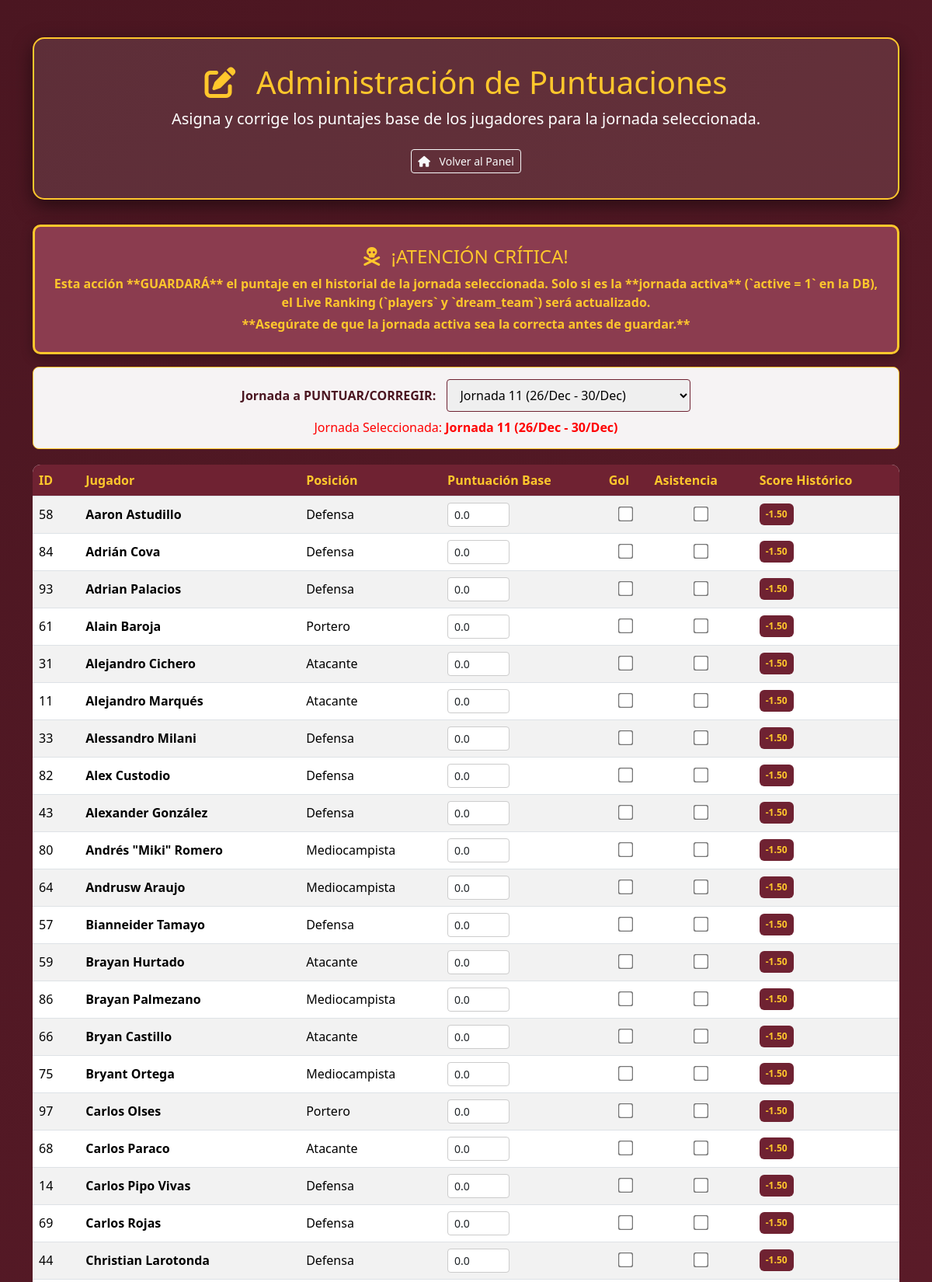
The page /admin_scores.php (signed in, upper part) on the database its author committed.
### tables this page shows
CREATE TABLE `jornadas` (
  `id` int(11) NOT NULL,
  `nombre` varchar(50) NOT NULL,
  `fecha_mercado_inicio` datetime DEFAULT NULL,
  `fecha_mercado_fin` datetime DEFAULT NULL,
  `fecha_puntuacion_inicio` datetime DEFAULT NULL,
  `fecha_puntuacion_fin` datetime DEFAULT NULL,
  `active` tinyint(1) DEFAULT 1,
  `created_at` timestamp NULL DEFAULT current_timestamp(),
  `is_market_open` tinyint(1) DEFAULT 0
);

CREATE TABLE `players` (
  `p_id` int(11) NOT NULL,
  `name` varchar(100) NOT NULL,
  `position` varchar(50) DEFAULT NULL,
  `goals` int(11) DEFAULT 0,
  `assists` int(11) DEFAULT 0,
  `yellow_cards` int(11) DEFAULT 0,
  `red_cards` int(11) DEFAULT 0,
  `price` decimal(10,2) DEFAULT 0.00,
  `score` decimal(5,2) DEFAULT 0.00,
  `score_date` date DEFAULT curdate(),
  `final_score` decimal(5,2) DEFAULT 0.00,
  `posicion` varchar(50) DEFAULT NULL
);

CREATE TABLE `player_jornada_scores` (
  `player_id` int(11) NOT NULL,
  `jornada_id` int(11) NOT NULL,
  `base_score` decimal(5,2) DEFAULT 0.00,
  `gol` tinyint(1) DEFAULT 0,
  `asistencia` tinyint(1) DEFAULT 0,
  `final_score` decimal(5,2) DEFAULT 0.00
);

### admin_scores.php (the view, shortened to what this page needs)
<?php
include 'db_connect.php';
$error_msg = '';
$jornadas = [];
$selected_jornada_id = null;
$selected_jornada_nombre = 'N/A';
$sql_jornadas = "SELECT id, nombre, fecha_mercado_inicio, fecha_puntuacion_fin, active FROM jornadas ORDER BY id DESC";
if ($resultado_j = mysqli_query($conn, $sql_jornadas)) {
    while ($fila = mysqli_fetch_assoc($resultado_j)) {
        $jornadas[] = $fila;
    }
} else {
    $error_msg = "Error al obtener jornadas: " . mysqli_error($conn);
}
if (isset($_GET['jornada_id']) && is_numeric($_GET['jornada_id'])) {
    $selected_jornada_id = intval($_GET['jornada_id']);
} elseif (!empty($jornadas)) {
    $selected_jornada_id = $jornadas[0]['id'];
}
foreach ($jornadas as $j) {
    if ($j['id'] == $selected_jornada_id) {
        $inicio = date('d/M', strtotime($j['fecha_mercado_inicio']));
        $fin = date('d/M', strtotime($j['fecha_puntuacion_fin']));
        $selected_jornada_nombre = htmlspecialchars($j['nombre']) . " (" . $inicio . " - " . $fin . ")";
        break;
    }
}
$historical_scores = [];
if ($selected_jornada_id) {
    $hist_query = "SELECT player_id, base_score, gol, asistencia, final_score FROM player_jornada_scores WHERE jornada_id = ?";
    if ($stmt_hist = mysqli_prepare($conn, $hist_query)) {
        mysqli_stmt_bind_param($stmt_hist, "i", $selected_jornada_id);
        mysqli_stmt_execute($stmt_hist);
        $result_hist = mysqli_stmt_get_result($stmt_hist);
        while ($row = mysqli_fetch_assoc($result_hist)) {
            $historical_scores[$row['player_id']] = $row;
        }
    } else {
        $error_msg .= " Error al preparar la consulta histórica: " . mysqli_error($conn);
    }
}
$query_players = "SELECT * FROM players ORDER BY name";
$players_result = mysqli_query($conn, $query_players);
?>
<!DOCTYPE html>
<html lang="es">
<head>
    <link href="https://cdn.jsdelivr.net/npm/bootstrap@5.3.3/dist/css/bootstrap.min.css" rel="stylesheet">
    <link rel="stylesheet" href="https://cdnjs.cloudflare.com/ajax/libs/font-awesome/6.5.2/css/all.min.css">
</head>
<body>
<div class="container mt-5">
    <header class="admin-header text-center">
        <h1 class="text-gold"><i class="fas fa-edit me-3"></i> Administración de Puntuaciones</h1>
        <p class="lead">Asigna y corrige los puntajes base de los jugadores para la jornada seleccionada.</p>
        <a href="Home.php" class="btn btn-sm btn-outline-light mt-2"><i class="fas fa-home me-2"></i> Volver al Panel</a>
    </header>
    <div class="alert alert-custom alert-warning-critical text-center" role="alert">
        <h4 class="alert-heading"><i class="fas fa-skull-crossbones me-2"></i> ¡ATENCIÓN CRÍTICA!</h4>
        <p class="mb-1">
            Esta acción **GUARDARÁ** el puntaje en el historial de la jornada seleccionada.
            Solo si es la **jornada activa** (`active = 1` en la DB), el Live Ranking (`players` y `dream_team`) será actualizado.
        </p>
        <p class="mb-0">
            **Asegúrate de que la jornada activa sea la correcta antes de guardar.**
        </p>
    </div>
    <?php if (!empty($jornadas)): ?>
        <div class="selector-jornada text-center">
            <form method="GET" id="jornada_select_form">
                <label for="jornada_select">Jornada a PUNTUAR/CORREGIR:</label>
                <select name="jornada_id" id="jornada_select" onchange="document.getElementById('jornada_select_form').submit()">
                    <?php foreach ($jornadas as $j): ?>
                        <?php
                            $inicio = date('d/M', strtotime($j['fecha_mercado_inicio']));
                            $fin = date('d/M', strtotime($j['fecha_puntuacion_fin']));
                            $opcion_texto = htmlspecialchars($j['nombre']) . " (" . $inicio . " - " . $fin . ")" .
                                            ($j['active'] == 1 ? ' [ACTIVA]' : '');
                        ?>
                        <option value="<?php echo $j['id']; ?>"
                            <?php echo ($j['id'] == $selected_jornada_id) ? 'selected' : ''; ?>>
                            <?php echo $opcion_texto; ?>
                        </option>
                    <?php endforeach; ?>
                </select>
            </form>
            <p class="mt-2 mb-0" style="color: red;">
                Jornada Seleccionada: <strong><?php echo $selected_jornada_nombre; ?></strong>
            </p>
        </div>
    <?php endif; ?>
    <?php if ($players_result && mysqli_num_rows($players_result) > 0 && $selected_jornada_id): ?>
        <form method="POST">
            <div class="table-responsive">
                <table class="table table-striped table-hover table-admin align-middle">
                    <thead>
                        <tr>
                            <th>ID</th>
                            <th>Jugador</th>
                            <th>Posición</th>
                            <th>Puntuación Base</th>
                            <th>Gol</th>
                            <th>Asistencia</th>
                            <th>Score Histórico</th>
                        </tr>
                    </thead>
                    <tbody>
                        <?php while ($row = mysqli_fetch_assoc($players_result)):
                            $player_id = $row['p_id'];
                            $score_data = $historical_scores[$player_id] ?? null;
                            $base_value = $score_data['base_score'] ?? 0.0;
                            $gol_checked = $score_data['gol'] ?? 0;
                            $asistencia_checked = $score_data['asistencia'] ?? 0;
                            $final_score_display = $score_data['final_score'] ?? 0.00;
                        ?>
                            <tr>
                                <td><?php echo htmlspecialchars($player_id); ?></td>
                                <td><strong><?php echo htmlspecialchars($row['name']); ?></strong></td>
                                <td><?php echo htmlspecialchars($row['position']); ?></td>
                                <td>
                                    <input type="number" step="0.5" name="scores[<?php echo $player_id; ?>][base]"
                                        value="<?php echo number_format($base_value, 1, '.', ''); ?>"
                                        class="form-control form-control-sm" style="max-width: 80px;" required>
                                </td>
                                <td class="text-center">
                                    <input type="checkbox" name="scores[<?php echo $player_id; ?>][gol]" value="1"
                                        <?php echo ($gol_checked == 1) ? 'checked' : ''; ?>
                                        style="transform: scale(1.5);">
                                </td>
                                <td class="text-center">
                                    <input type="checkbox" name="scores[<?php echo $player_id; ?>][asistencia]" value="1"
                                        <?php echo ($asistencia_checked == 1) ? 'checked' : ''; ?>
                                        style="transform: scale(1.5);">
                                </td>
                                <td>
                                    <span class="badge bg-vinotinto text-gold p-2">
                                        <?php echo number_format($final_score_display, 2); ?>
                                    </span>
                                </td>
                            </tr>
                        <?php endwhile; ?>
                    </tbody>
                </table>
            </div>
        </form>
    <?php endif; ?>
</div>
</body>
</html>

### admin_scores.php (style rules this page uses)
:root { --vinotinto: #6f2232; --vinotinto-dark: #4b1621; --vinotinto-light: #8b3c4f; --gold: #ffc72c; --white: #ffffff; --grey-light: #f8f9fa; --danger-light: #f8d7da; }
.bg-vinotinto { background-color: var(--vinotinto) !important; }
.text-gold { color: var(--gold) !important; }
body { font-family: 'Segoe UI', Tahoma, Geneva, Verdana, sans-serif; background: linear-gradient(135deg, var(--vinotinto-dark) 0%, var(--vinotinto) 100%); min-height: 100vh; color: var(--white); padding-bottom: 3rem; }
.admin-header { background: rgba(255, 255, 255, 0.1); padding: 2rem 1rem; border-radius: 15px; margin-bottom: 2rem; border: 2px solid var(--gold); box-shadow: 0 8px 25px rgba(0, 0, 0, 0.5); }
.alert-custom { border: 2px solid; font-weight: bold; border-radius: 10px; padding: 1.5rem; box-shadow: 0 4px 15px rgba(0, 0, 0, 0.3); }
.alert-warning-critical { background-color: #8b3c4f; color: var(--gold); border-color: var(--gold); border: 3px solid var(--gold); }
.table-admin { background-color: var(--white); color: #333; border-radius: 10px; overflow: hidden; }
.table-admin th { background-color: var(--vinotinto); color: var(--gold); font-weight: bold; }
.table-admin input[type="number"], .table-admin input[type="checkbox"] { border: 1px solid #ccc; border-radius: 4px; }
.selector-jornada { background: rgba(255, 255, 255, 0.95); padding: 15px; border-radius: 8px; margin-bottom: 20px; color: var(--vinotinto-dark); border: 1px solid var(--gold); }
.selector-jornada label { font-weight: bold; margin-right: 10px; }
.selector-jornada select { padding: 8px 12px; border: 1px solid var(--vinotinto); border-radius: 4px; font-size: 1rem; max-width: 100%; }

### rows shown on the page
jornadas: selected_jornada_nombre "Jornada 11 (26/Dec - 30/Dec)"
players: p_id "58", name "Aaron Astudillo", position "Defensa", p_id.base_score "0.0", p_id.final_score "-1.50"
players: p_id "84", name "Adrián Cova", position "Defensa", p_id.base_score "0.0", p_id.final_score "-1.50"
players: p_id "93", name "Adrian Palacios", position "Defensa", p_id.base_score "0.0", p_id.final_score "-1.50"
players: p_id "61", name "Alain Baroja", position "Portero", p_id.base_score "0.0", p_id.final_score "-1.50"
players: p_id "31", name "Alejandro Cichero", position "Atacante", p_id.base_score "0.0", p_id.final_score "-1.50"
players: p_id "11", name "Alejandro Marqués", position "Atacante", p_id.base_score "0.0", p_id.final_score "-1.50"
players: p_id "33", name "Alessandro Milani", position "Defensa", p_id.base_score "0.0", p_id.final_score "-1.50"
players: p_id "82", name "Alex Custodio", position "Defensa", p_id.base_score "0.0", p_id.final_score "-1.50"
players: p_id "43", name "Alexander González", position "Defensa", p_id.base_score "0.0", p_id.final_score "-1.50"
players: p_id "80", name "Andrés \"Miki\" Romero", position "Mediocampista", p_id.base_score "0.0", p_id.final_score "-1.50"
players: p_id "64", name "Andrusw Araujo", position "Mediocampista", p_id.base_score "0.0", p_id.final_score "-1.50"
players: p_id "57", name "Bianneider Tamayo", position "Defensa", p_id.base_score "0.0", p_id.final_score "-1.50"
players: p_id "59", name "Brayan Hurtado", position "Atacante", p_id.base_score "0.0", p_id.final_score "-1.50"
players: p_id "86", name "Brayan Palmezano", position "Mediocampista", p_id.base_score "0.0", p_id.final_score "-1.50"
players: p_id "66", name "Bryan Castillo", position "Atacante", p_id.base_score "0.0", p_id.final_score "-1.50"
players: p_id "75", name "Bryant Ortega", position "Mediocampista", p_id.base_score "0.0", p_id.final_score "-1.50"
players: p_id "97", name "Carlos Olses", position "Portero", p_id.base_score "0.0", p_id.final_score "-1.50"
players: p_id "68", name "Carlos Paraco", position "Atacante", p_id.base_score "0.0", p_id.final_score "-1.50"
players: p_id "14", name "Carlos Pipo Vivas", position "Defensa", p_id.base_score "0.0", p_id.final_score "-1.50"
players: p_id "69", name "Carlos Rojas", position "Defensa", p_id.base_score "0.0", p_id.final_score "-1.50"
players: p_id "44", name "Christian Larotonda", position "Defensa", p_id.base_score "0.0", p_id.final_score "-1.50"

### other values the page prints
form field jornada_id "Jornada 11 (26/Dec - 30/Dec)"
